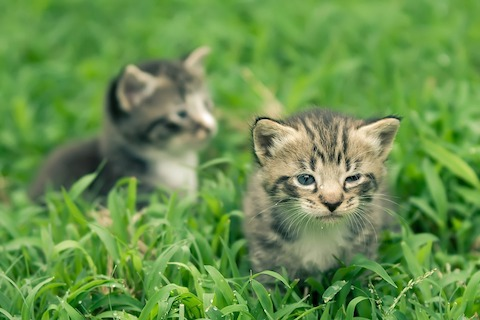
#> input picture data/cat.jpg, 480 x 320 px, found by its file name
$ jupyter execute '1. Clustering.ipynb'   (shell and % lines are left out)
#> lines starting #> are read from the running program, lines starting #| are printed output that depends on the picture
# Clustering

Suppose that you have several samples each of which is characterized by a certain set of features (like individuals characterized by their height and weight.) Clustering is a task to divide such sample sets into **several different groups**. Let's use k-means clustering, one of the famous clustering methods.

[cell 1]
from sklearn.datasets import make_blobs # sample generator
import matplotlib.pyplot as plt

x, _ = make_blobs(cluster_std=.5)
plt.scatter(x[:, 0], x[:, 1], 10)
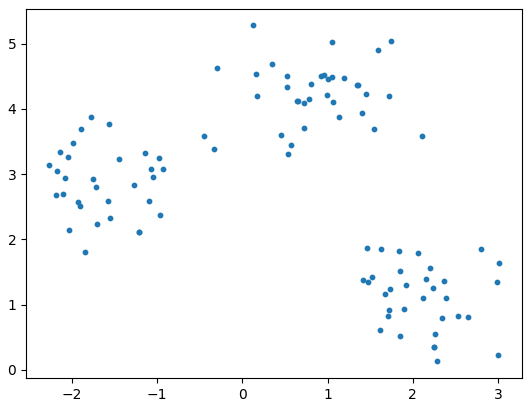
#> figure drawn by matplotlib, 1 panel

Looks like the samples shown above have three different groups. k-means clustering tries to divide samples into $k$ disjoint clusters by the following procedures.

1. (initialization) ramdomly generate $k$ cluster centroids.
2. (assignment) assign eaach sample to the closest cluster.
3. (cluster update) for each cluster, replace the cluster center by the mean of samples assigned to that cluster.
4. iterate 2. and 3.

[cell 2]
from sklearn.cluster import MiniBatchKMeans

KM = MiniBatchKMeans(n_clusters=3)
idx = KM.fit_predict(x)
plt.scatter(x[:, 0], x[:, 1], 10, idx)

## Exercises
- Change `n_samples` and `cluster_std` in `make_blobs` to see how generated samples follow different distributions and how k-means clustering produdes different results accordingly.
- k-means clustering requires $k$ to be defined by users in advance. Change `n_clusters` in `KMeans` to see how assingment results and computation speeds change accordingly.
- Investigate and discuss how to define *appropriate* `k`.

# Application of Clustering 1: Superpixel Segmentation

Superpixel segmentation is an image processing method that decomposes given images into several small regions (subpixels). **SLIC** is one of the state-of-the-art superpixel segmentation methods based on k-means clustering. In SLIC, superpixels are defined by a set of pixels which have similar color and are close to each other. Namely, we can obtain superpixels by regarding pixels as samples chracterized by their location and color, and running k-means clustering on those samples.

[cell 3]
from skimage.io import imread
import numpy as np

img = imread('cat.jpg')
#> img is the input picture: shape (320, 480, 3); mean R, G, B 103.4, 144.8, 74.9
plt.imshow(img)

Let's first use `np.meshgrid` to obtain locations of each pixel

[cell 4]
x, y = np.meshgrid(np.arange(img.shape[1]), np.arange(img.shape[0]))
print('\n x:\n', x)
#> (printed output is left out)
print('\n y:\n', y)
#> (printed output is left out)

loc = np.vstack((x.flatten(), y.flatten())).T
print('\n (x, y):\n', loc)
#> (printed output is left out)

In SLIC, color of each pixel is represented in the Lab color space. The color transform from rgb to lab can be done with `skimage.color.rgb2lab`.

[cell 5]
from skimage.color import rgb2lab
img_lab = rgb2lab(img)
#> img_lab: shape (320, 480, 3) float64; mean of channels 0, 1, 2 55.6, -26.4, 31.9
color = img_lab.reshape((img.shape[0] * img.shape[1], 3))

print('\n (l, a, b):\n', color)
#> (printed output is left out)

Samples are then given by concatenating locations and colors. Let's run k-means to get superpixels! Since we do not know appropriate number of superpixels in advance, let's try `n_clusters=50` for now. In the cell below, `idx` represents an idx of each superpixel; pixels having the same idx belong to the same superpixel.

[cell 6]
sample = np.hstack((loc, color))

KM = MiniBatchKMeans(n_clusters=50)
idx = KM.fit_predict(sample)

sp = idx.reshape((img.shape[0], img.shape[1]))  # reshape the sequence of indices to have the 2d image form
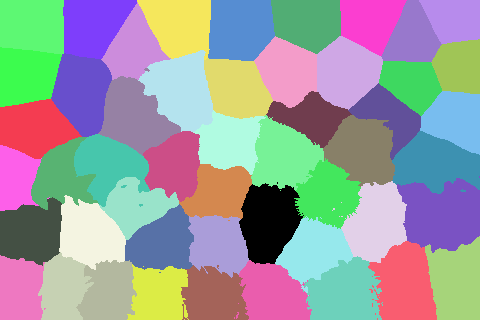
#> sp: shape (320, 480) int32; 50 distinct labels, from 0 to 49; one colour per label, 0 black

from skimage.segmentation import mark_boundaries  # useful funtion for visualizing superpixels
plt.figure(figsize=[8, 4])
plt.subplot(1, 2, 1)
plt.imshow(img)
plt.subplot(1, 2, 2)
plt.imshow(mark_boundaries(img, sp))
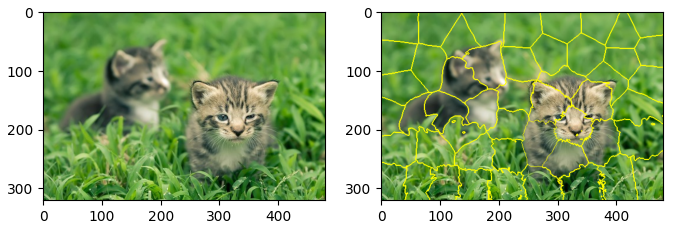
#> figure drawn by matplotlib, 2 panels

### Exercises
- Change image sizes and the number of superpixels to see how results and computation times change.
- Try optimized SLIC function implemented in `skimage.segmentation.slic` and compare results and computation times.

# Application of Clustering 2: Salient Object Detection

Salient object detection is a method to automatically extract saient (i.e., important) regions from given images. Let's implement a simple salient object detection method based on superpixel segmentation and color statistics. For now we assume that superpixels with rare color are likely to be a part of important regions in a given image.

[cell 7]
sp_ = sp.flatten()
color = rgb2lab(img).reshape((img.shape[0] * img.shape[1], 3))
color_sp = np.vstack([color[sp_ == x].mean(axis=0)
                      for x in np.unique(sp_)])  # average color for each superpixel
#> color_sp = 50 rows, first 8: [47.91, -8.65, 12.03], [54.56, -35.17, 38.42], [59.41, -35.33, 40.5], [56.07, -35.83, 43.66], [48.66, -14.46, 17.23], [59.83, -28.07, 35.62], [60.97, -35.86, 42.09], [53.63, -34.6, 35.57]

In order to judge the rarity of each superpixel color, we need a probability distribution describing what colors are/are not likely to appear in a given image (e.g., 70% red, 30% green,...). Here, let's use a kernel density estimation implemented in `sklearn.neighbors.KernelDensity`.

[cell 8]
from sklearn.neighbors import KernelDensity

kd = KernelDensity(bandwidth=1e1)
kd.fit(color_sp)  # Estimating color probability distribution with the kernel density estimation
color_prob = np.exp(kd.score_samples(color_sp))  # Computing log probability of each color.
#> color_prob = 50 values, max 3.81e-05 at index 14, min 2.54e-06 at index 35, mean 2.6e-05
importance = 1. / color_prob  # Defining rariry by the inverse of color probability.
#> importance = 50 values, max 393601.4 at index 35, min 26265 at index 14, mean 66928.9
so = importance[sp_].reshape((img.shape[0], img.shape[1]))  # transforming importance to have the image form
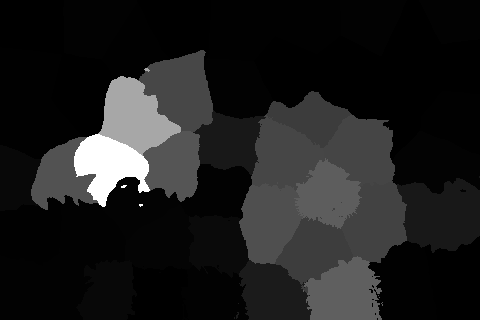
#> so: shape (320, 480) float64; min 26265, max 393601.4, mean 70147.1; drawn with min black and max white

plt.figure(figsize=[12, 8])
plt.subplot(1, 3, 1)
plt.imshow(img)
plt.subplot(1, 3, 2)
plt.imshow(so)
plt.subplot(1, 3, 3)
img_ = img.copy()
img_[so < np.mean(so)] = 0
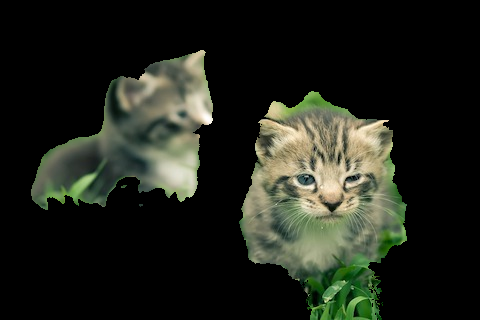
#> img_: shape (320, 480, 3); mean R, G, B 32.6, 35.7, 27
plt.imshow(img_)
